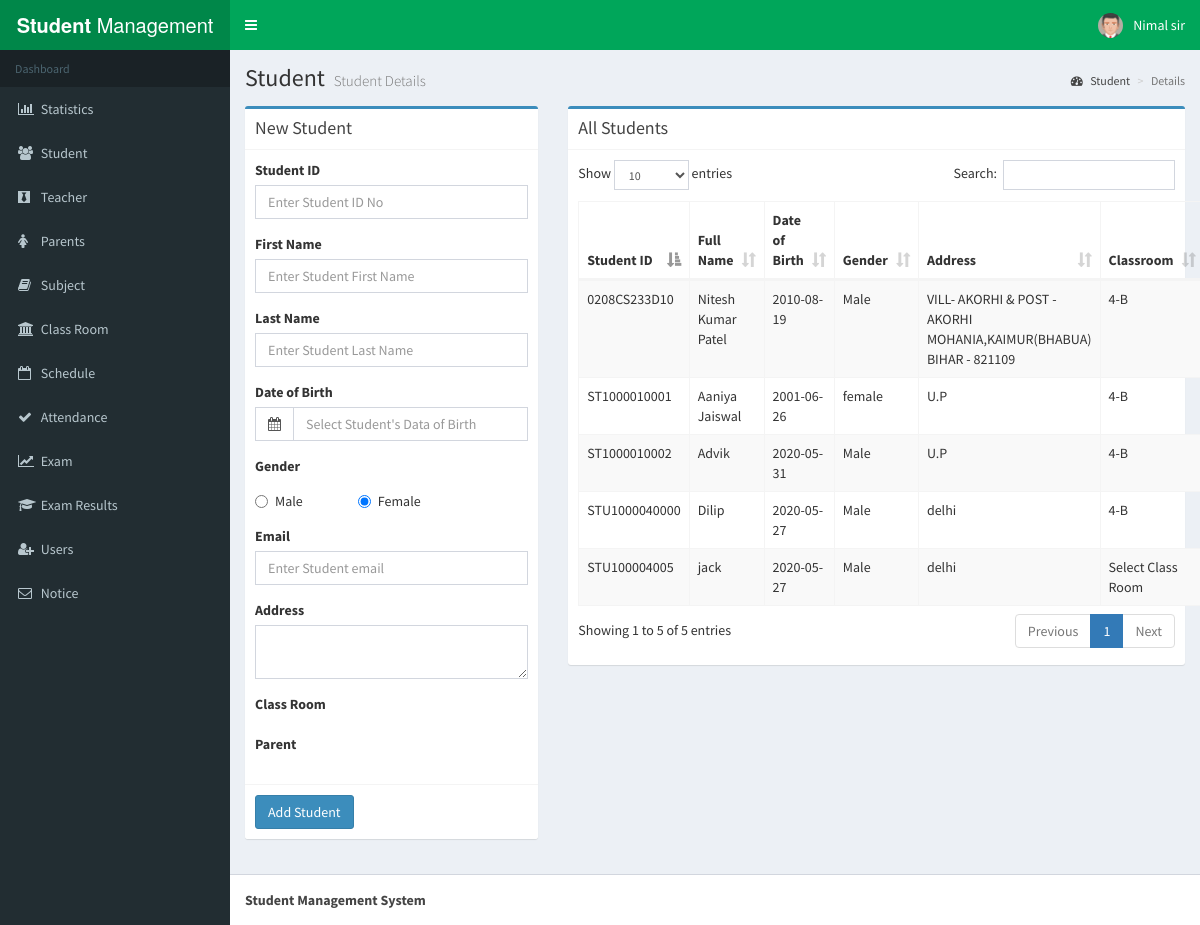
Screenshot of /student.php (signed in) with the database file from the repository.
### tables this page shows
CREATE TABLE `student` (
  `sid` varchar(25) NOT NULL,
  `fname` varchar(50) NOT NULL,
  `lname` varchar(50) NOT NULL,
  `bday` date NOT NULL,
  `address` varchar(250) NOT NULL,
  `parent` int(10) NOT NULL,
  `gender` varchar(10) NOT NULL,
  `classroom` varchar(25) NOT NULL,
  `email` varchar(50) NOT NULL
);

### student.php (the view, shortened to what this page needs)
<?php session_start();
include_once 'database.php';
?>
<!DOCTYPE html>
<html>
<head>
  <link rel="stylesheet" href="bower_components/bootstrap/dist/css/bootstrap.min.css">
  <link rel="stylesheet" href="bower_components/font-awesome/css/font-awesome.min.css">
  <link rel="stylesheet" href="bower_components/Ionicons/css/ionicons.min.css">
    <link rel="stylesheet" href="bower_components/datatables.net-bs/css/dataTables.bootstrap.min.css">
  <link rel="stylesheet" href="bower_components/bootstrap-daterangepicker/daterangepicker.css">
  <link rel="stylesheet" href="bower_components/bootstrap-datepicker/dist/css/bootstrap-datepicker.min.css">
  <link rel="stylesheet" href="bower_components/select2/dist/css/select2.min.css">
  <link rel="stylesheet" href="dist/css/AdminLTE.min.css">
  <link rel="stylesheet" href="dist/css/skins/_all-skins.min.css">
</head>
<body class="hold-transition skin-green sidebar-mini">
<div class="wrapper">
 <?php include_once 'header.php'; ?>
  <?php include_once 'sidebar.php'; ?>
  <div class="content-wrapper">
    <section class="content-header">
      <h1>
        Student
        <small>Student Details</small>
      </h1>
      <ol class="breadcrumb">
        <li><a href="#"><i class="fa fa-dashboard"></i> Student</a></li>
        <li class="active">Details</li>
      </ol>
    </section>
    <section class="content">
 <div class="row">
  <?php if (!isset($_GET['update'])) { ?>
 <div class="col-xs-4">
          <div class="box box-primary">
            <div class="box-header with-border">
              <h3 class="box-title">New Student</h3>
            </div>
            <form role="form" method="POST" >
              <div class="box-body">
                 <div class="form-group">
                  <label for="exampleInputPassword1">Student ID</label>
                  <input name="sid" type="text" class="form-control" id="exampleInputPassword1" placeholder="Enter Student ID No" required>
                </div>
                <div class="form-group">
                  <label for="exampleInputPassword1">First Name</label>
                  <input name="fname" type="text" class="form-control" id="exampleInputPassword1" placeholder="Enter Student First Name" required>
                </div>
                <div class="form-group">
                  <label for="exampleInputPassword1">Last Name</label>
                  <input name="lname" type="text" class="form-control" id="exampleInputPassword1" placeholder="Enter Student Last Name" required>
                </div>
                 <div class="form-group">
                <label>Date of Birth</label>
                <div class="input-group date">
                  <div class="input-group-addon">
                    <i class="fa fa-calendar"></i>
                  </div>
                  <input type="text" name='dob' class="form-control pull-right" id="datepicker" placeholder="Select Student's Data of Birth">
                </div>
                </div>
                <div class="form-group">
                  <label for="exampleInputPassword1">Gender</label>
                  <div class="radio ">
  <label style="width: 100px"><input type="radio" name="gender" value="Male" checked>Male</label>
  <label style="width: 100px"><input type="radio" name="gender" value="Female" checked>Female</label>
</div>
                </div>
                <div class="form-group">
                  <label for="exampleInputPassword1">Email</label>
                  <input name="email" type="email" class="form-control" id="exampleInputPassword1" placeholder="Enter Student email" required>
                </div>
                <div class="form-group">
    <label for="exampleFormControlTextarea1">Address</label>
    <textarea name="address" class="form-control" id="exampleFormControlTextarea1" rows="2"></textarea>
  </div>
 <div class="form-group">
                <label>Class Room</label>
                </div>
                <div class="form-group">
                <label>Parent</label>
                </div>
 </div>
              <div class="box-footer">
                <button type="submit" name="submit" value="submit" class="btn btn-primary">Add Student</button>
              </div>
            </form>
          </div></div> <?php } ?>
          <div class="col-xs-8">
          <div class="box box-primary">
            <div class="box-header with-border">
              <h3 class="box-title">All Students</h3>
            </div>
            <div class="box-body">
              <table id="example1" class="table table-bordered table-striped">
                <thead>
                <tr>
                  <th>Student ID</th>
                  <th>Full Name</th>
                  <th>Date of Birth</th>
                  <th>Gender</th>
                  <th>Address</th>
                  <th>Classroom</th>
                </tr>
                </thead>
                <tbody>
                  <?php
                  $sql = "SELECT * FROM student";
                  $result = $conn->query($sql);
                  if ($result->num_rows > 0) {
                     while($row = $result->fetch_assoc()) {
                      echo "<tr><td> " . $row["sid"]. " </td><td> " . $row["fname"]." ". $row["lname"]. " </td><td> " . $row["bday"]. "</td><td>" . $row["gender"]. "</td><td>" . $row["address"]. "</td><td>" . $row["classroom"]. "</td><td>" . $row["parent"]. "</td><td><a href='student.php?update=". $row["sid"]."'><small class='label  bg-orange'>Update</small></a></td></tr>";
                       }
                                  }
                  ?>
                </tbody>
              </table>
            </div>
          </div>
          </div>
        </div>
    </section>
  </div>
 <?php include_once 'footer.php'; ?>
</div>
</body>
</html>

### header.php (shortened to what this page needs)
<header class="main-header">
  <a href="./" class="logo">
    <span class="logo-lg"><b>Student</b> Management System</span>
  </a>
  <nav class="navbar navbar-static-top" role="navigation">
    <a href="#" class="sidebar-toggle" data-toggle="push-menu" role="button">
    </a>
    <div class="navbar-custom-menu">
      <ul class="nav navbar-nav">
        <li class="dropdown user user-menu">
          <a href="#" class="dropdown-toggle" data-toggle="dropdown">
            <img src="dist/img/avatar5.png" class="user-image" alt="User Image">
            <span class="hidden-xs"><?php echo $_SESSION['user']; ?></span>
          </a>
        </li>
      </ul>
    </div>
  </nav>
</header>

### sidebar.php (shortened to what this page needs)
<aside class="main-sidebar">
    <section class="sidebar">
      <ul class="sidebar-menu" data-widget="tree">
        <li class="header"> Dashboard</li>
        <li id="stat"><a href="./"><i class="fa fa-bar-chart-o"></i> <span>Statistics</span> </a></li>
        <?php if($_SESSION['role']=='Teacher'){ ?>
        <li id="new"><a href="./student.php"><i class="fa fa-users"></i> <span>Student</span> </a></li>
        <li id="teacher"><a href="./teacher.php"><i class="fa  fa-black-tie"></i> <span>Teacher</span> </a></li>
        <li id="parent"><a href="./parent.php"><i class="fa  fa-female"></i> <span>Parents</span> </a></li>
        <li id="subject"><a href="./subject.php"><i class="fa fa-book"></i> <span>Subject</span> </a></li>
        <li id="class"><a href="./class.php"><i class="fa fa-bank"></i> <span>Class Room</span> </a></li>
        <li id="schedule"><a href="./schedule.php"><i class="fa fa-calendar-o"></i> <span>Schedule</span> </a></li>
        <li id="attendance"><a href="./attendance.php"><i class="fa  fa-check"></i> <span>Attendance</span> </a></li>
        <li id="exam"><a href="./exam.php"><i class="fa fa-line-chart"></i> <span>Exam</span> </a></li>
         <li id="examresults"><a href="./examresults.php"><i class="fa fa-graduation-cap"></i> <span>Exam Results</span> </a></li>
        <li id="user"><a href="./user.php"><i class="fa fa-user-plus"></i> <span>Users</span> </a></li>
        <li id="notice"><a href="./notice.php"><i class="fa fa-envelope-o"></i> <span>Notice</span> </a></li>
<?php
      }?>
      </ul>
    </section>
  </aside>

### footer.php (shortened to what this page needs)
<footer class="main-footer">
   <strong>Student Management System </strong>
 </footer>

### rows the page displays
student: sid "0208CS233D10", fname "Nitesh Kumar", lname "Patel", bday "2010-08-19", gender "Male", address "VILL- AKORHI & POST - AKORHI MOHANIA,KAIMUR(BHABUA) BIHAR - 821109", classroom "4-B"
student: sid "ST1000010001", fname "Aaniya", lname "Jaiswal", bday "2001-06-26", gender "female", address "U.P", classroom "4-B"
student: sid "ST1000010002", fname "Advik", bday "2020-05-31", gender "Male", address "U.P", classroom "4-B"
student: sid "STU1000040000", fname "Dilip", bday "2020-05-27", gender "Male", address "delhi", classroom "4-B"
student: sid "STU100004005", fname "jack", bday "2020-05-27", gender "Male", address "delhi", classroom "Select Class Room"

### other values shown
$_SESSION['user'] "Nimal sir"
